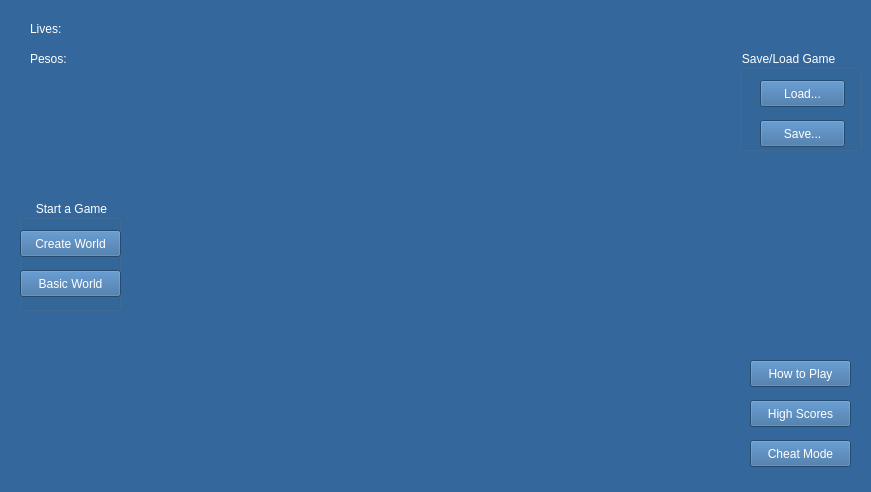
<?xml version="1.0" encoding="UTF-8"?>
<ui version="4.0">
 <class>ULMainWindow</class>
 <widget class="QMainWindow" name="ULMainWindow">
  <property name="geometry">
   <rect>
    <x>0</x>
    <y>0</y>
    <width>871</width>
    <height>492</height>
   </rect>
  </property>
  <property name="windowTitle">
   <string>ULMainWindow</string>
  </property>
  <property name="styleSheet">
   <string notr="true">background-color: rgb(52, 104, 156);
color: rgb(255, 255, 255);</string>
  </property>
  <widget class="QWidget" name="centralWidget">
   <property name="sizePolicy">
    <sizepolicy hsizetype="Expanding" vsizetype="Expanding">
     <horstretch>0</horstretch>
     <verstretch>0</verstretch>
    </sizepolicy>
   </property>
   <widget class="QWidget" name="widgetGame" native="true">
    <property name="geometry">
     <rect>
      <x>170</x>
      <y>0</y>
      <width>531</width>
      <height>491</height>
     </rect>
    </property>
    <property name="sizePolicy">
     <sizepolicy hsizetype="Expanding" vsizetype="Expanding">
      <horstretch>0</horstretch>
      <verstretch>0</verstretch>
     </sizepolicy>
    </property>
    <property name="styleSheet">
     <string notr="true">border-image: url(:/images/ocean_floor.jpg);
</string>
    </property>
   </widget>
   <widget class="QPushButton" name="buttonInstructions">
    <property name="geometry">
     <rect>
      <x>750</x>
      <y>360</y>
      <width>101</width>
      <height>27</height>
     </rect>
    </property>
    <property name="cursor">
     <cursorShape>PointingHandCursor</cursorShape>
    </property>
    <property name="styleSheet">
     <string notr="true">color: rgb(255, 255, 255);</string>
    </property>
    <property name="text">
     <string>How to Play</string>
    </property>
   </widget>
   <widget class="QLabel" name="labelLife">
    <property name="geometry">
     <rect>
      <x>30</x>
      <y>20</y>
      <width>111</width>
      <height>17</height>
     </rect>
    </property>
    <property name="styleSheet">
     <string notr="true">color: rgb(255, 255, 255);</string>
    </property>
    <property name="text">
     <string>Lives:</string>
    </property>
   </widget>
   <widget class="QLabel" name="labelPesos">
    <property name="geometry">
     <rect>
      <x>30</x>
      <y>50</y>
      <width>111</width>
      <height>17</height>
     </rect>
    </property>
    <property name="styleSheet">
     <string notr="true">color: rgb(255, 255, 255);</string>
    </property>
    <property name="text">
     <string>Pesos:</string>
    </property>
   </widget>
   <widget class="QPushButton" name="cheatButton">
    <property name="geometry">
     <rect>
      <x>750</x>
      <y>440</y>
      <width>101</width>
      <height>27</height>
     </rect>
    </property>
    <property name="cursor">
     <cursorShape>PointingHandCursor</cursorShape>
    </property>
    <property name="styleSheet">
     <string notr="true">color: rgb(255, 255, 255);</string>
    </property>
    <property name="text">
     <string>Cheat Mode</string>
    </property>
   </widget>
   <widget class="QGroupBox" name="gbxWorldBtns">
    <property name="geometry">
     <rect>
      <x>20</x>
      <y>200</y>
      <width>101</width>
      <height>111</height>
     </rect>
    </property>
    <property name="styleSheet">
     <string notr="true"/>
    </property>
    <property name="title">
     <string>Start a Game</string>
    </property>
    <property name="alignment">
     <set>Qt::AlignCenter</set>
    </property>
    <widget class="QPushButton" name="btnCreateWorld">
     <property name="geometry">
      <rect>
       <x>0</x>
       <y>30</y>
       <width>101</width>
       <height>27</height>
      </rect>
     </property>
     <property name="cursor">
      <cursorShape>PointingHandCursor</cursorShape>
     </property>
     <property name="styleSheet">
      <string notr="true">color: rgb(255, 255, 255);</string>
     </property>
     <property name="text">
      <string>Create World</string>
     </property>
    </widget>
    <widget class="QPushButton" name="hardStartButton">
     <property name="geometry">
      <rect>
       <x>0</x>
       <y>70</y>
       <width>101</width>
       <height>27</height>
      </rect>
     </property>
     <property name="cursor">
      <cursorShape>PointingHandCursor</cursorShape>
     </property>
     <property name="styleSheet">
      <string notr="true">color: rgb(255, 255, 255);</string>
     </property>
     <property name="text">
      <string>Basic World</string>
     </property>
    </widget>
   </widget>
   <widget class="QGroupBox" name="gbxStateBtns">
    <property name="geometry">
     <rect>
      <x>740</x>
      <y>50</y>
      <width>121</width>
      <height>101</height>
     </rect>
    </property>
    <property name="styleSheet">
     <string notr="true">color: rgb(255, 255, 255);</string>
    </property>
    <property name="title">
     <string>Save/Load Game</string>
    </property>
    <widget class="QPushButton" name="btnSaveState">
     <property name="geometry">
      <rect>
       <x>20</x>
       <y>70</y>
       <width>85</width>
       <height>27</height>
      </rect>
     </property>
     <property name="cursor">
      <cursorShape>PointingHandCursor</cursorShape>
     </property>
     <property name="styleSheet">
      <string notr="true">color: rgb(255, 255, 255);</string>
     </property>
     <property name="text">
      <string>Save...</string>
     </property>
    </widget>
    <widget class="QPushButton" name="btnLoadState">
     <property name="geometry">
      <rect>
       <x>20</x>
       <y>30</y>
       <width>85</width>
       <height>27</height>
      </rect>
     </property>
     <property name="cursor">
      <cursorShape>PointingHandCursor</cursorShape>
     </property>
     <property name="styleSheet">
      <string notr="true">color: rgb(255, 255, 255);</string>
     </property>
     <property name="text">
      <string>Load...</string>
     </property>
    </widget>
   </widget>
   <widget class="QLabel" name="labelLogo">
    <property name="geometry">
     <rect>
      <x>160</x>
      <y>0</y>
      <width>551</width>
      <height>491</height>
     </rect>
    </property>
    <property name="text">
     <string/>
    </property>
    <property name="pixmap">
     <pixmap resource="resources.qrc">:/images/logo_blue.png</pixmap>
    </property>
    <property name="scaledContents">
     <bool>false</bool>
    </property>
    <property name="alignment">
     <set>Qt::AlignCenter</set>
    </property>
   </widget>
   <widget class="QPushButton" name="hiscoreBtn">
    <property name="enabled">
     <bool>true</bool>
    </property>
    <property name="geometry">
     <rect>
      <x>750</x>
      <y>400</y>
      <width>101</width>
      <height>27</height>
     </rect>
    </property>
    <property name="cursor">
     <cursorShape>PointingHandCursor</cursorShape>
    </property>
    <property name="text">
     <string>High Scores</string>
    </property>
   </widget>
  </widget>
 </widget>
 <layoutdefault spacing="6" margin="11"/>
 <resources>
  <include location="resources.qrc"/>
 </resources>
 <connections/>
</ui>
